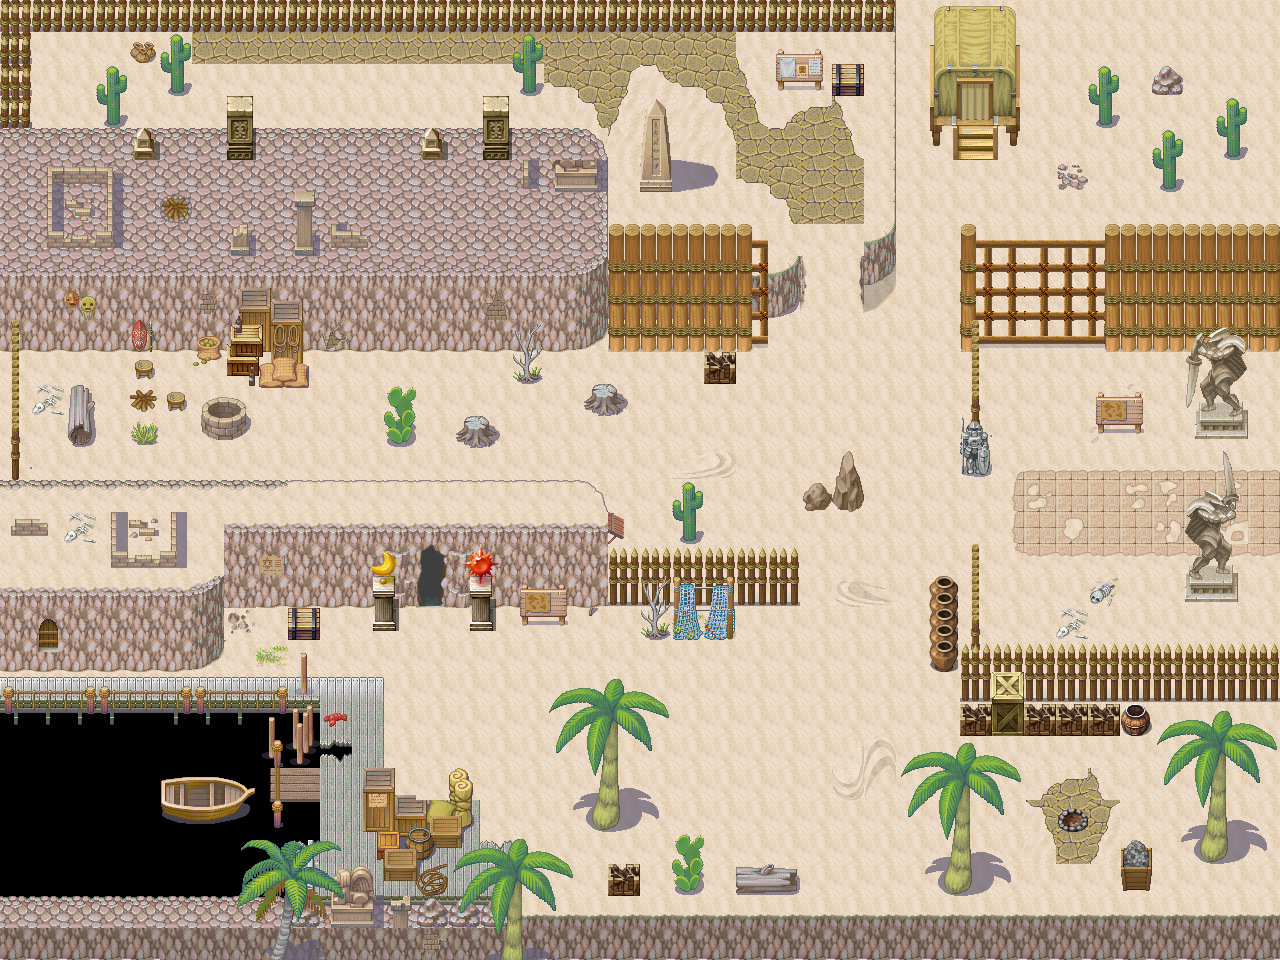

A level layout from a 2D game, rendered from its tile map. Below: a short description, then the map file with tile-grid data replaced by summaries:
An orthogonal 40x30 tile map with 32x32 px tiles, 5 tile layers (Background, Foreground, Foreground, Cover, ...), 4 tilesets and 190 objects (7x nietoperz, 2x galicja, 2x plaza, 2x lochy, 2x Wygnaniec, ...).

<map version="1.0" orientation="orthogonal" renderorder="right-down" width="40" height="30" tilewidth="32" tileheight="32">
 <properties>
  <property name="daylight" value="true" />
  <property name="level" value="pustynia" />
  <property name="music" value="pustynia.ogg" />
  <property name="parent" value="pustynia" />
 </properties>
 <tileset firstgid="1" name="tileset_1_rpgmaker_xp_by_mataraelfay-d4hnete" tilewidth="32" tileheight="32">
  <image source="../tilesets/tileset_1_rpgmaker_xp_by_mataraelfay-d4hnete.png" width="256" height="6000" />
 </tileset>
 <tileset firstgid="1497" name="worldmap inquisitor" tilewidth="32" tileheight="32">
  <image source="../tilesets/worldmap inquisitor.gif" width="482" height="256" />
 </tileset>
 <tileset firstgid="1617" name="tileset_3_rpg_maker_xp_by_mataraelfay-d4hnezn" tilewidth="32" tileheight="32">
  <image source="../tilesets/tileset_3_rpg_maker_xp_by_mataraelfay-d4hnezn.png" width="256" height="8192" />
 </tileset>
 <tileset firstgid="3665" name="tilesetfix" tilewidth="32" tileheight="32">
  <image source="../tilesets/tilesetfix.png" width="256" height="2518" />
 </tileset>
 <layer name="Background" width="40" height="30">
  <data>[1200 cells, 1142 non-empty, 62 distinct tile ids]</data>
 </layer>
 <layer name="Foreground" width="40" height="30">
  <data>[1200 cells, 369 non-empty, 87 distinct tile ids]</data>
 </layer>
 <objectgroup name="Object">
  <object name="grota2" gid="250" x="416" y="608" />
  <object name="grota1" gid="242" x="416" y="576" />
 </objectgroup>
 <layer name="Foreground" width="40" height="30">
  <data>[1200 cells, 221 non-empty, 147 distinct tile ids]</data>
 </layer>
 <layer name="Cover" width="40" height="30">
  <data>[1200 cells, 231 non-empty, 100 distinct tile ids]</data>
 </layer>
 <layer name="Cover" width="40" height="30">
  <data>[1200 cells, 26 non-empty, 11 distinct tile ids]</data>
 </layer>
 <objectgroup name="Collision">
  <object x="0" y="704" width="272" height="272" />
  <object x="272" y="704" width="48" height="64" />
  <object x="272" y="800" width="48" height="160" />
  <object x="320" y="912" width="960" height="48" />
  <object x="320" y="896" width="192" height="16" />
  <object x="360" y="800" width="112" height="32" />
  <object x="376" y="832" width="56" height="32" />
  <object x="432" y="832" width="32" height="16" />
  <object x="384" y="864" width="32" height="16" />
  <object x="592" y="768" width="32" height="64" />
  <object x="944" y="832" width="32" height="64" />
  <object x="1200" y="800" width="32" height="64" />
  <object x="1120" y="856" width="32" height="32" />
  <object x="0" y="504" width="224" height="168" />
  <object x="224" y="504" width="192" height="104" />
  <object x="608" y="576" width="192" height="32" />
  <object x="640" y="608" width="96" height="32" />
  <object x="520" y="608" width="48" height="16" />
  <object x="288" y="608" width="32" height="24" />
  <object x="672" y="864" width="32" height="32" />
  <object x="608" y="864" width="32" height="32" />
  <object x="736" y="864" width="64" height="32" />
  <object x="960" y="672" width="192" height="64" />
  <object x="1152" y="672" width="128" height="32" />
  <object x="928" y="576" width="32" height="96" />
  <object x="968" y="576" width="16" height="96" />
  <object x="968" y="352" width="16" height="96" />
  <object x="960" y="416" width="32" height="64" />
  <object x="1096" y="416" width="48" height="32" />
  <object x="1184" y="560" width="56" height="48" />
  <object x="1216" y="352" width="64" height="32" />
  <object x="960" y="320" width="320" height="32" />
  <object x="1152" y="64" width="32" height="32" />
  <object x="928" y="32" width="96" height="96" />
  <object x="928" y="128" width="16" height="16" />
  <object x="1008" y="128" width="16" height="16" />
  <object x="832" y="64" width="32" height="32" />
  <object x="640" y="160" width="32" height="32" />
  <object x="608" y="256" width="160" height="96" />
  <object x="768" y="256" width="32" height="64" />
  <object x="888" y="0" width="8" height="288" />
  <object x="864" y="232" width="24" height="56" />
  <object x="512" y="64" width="32" height="32" />
  <object x="168" y="64" width="16" height="32" />
  <object x="104" y="96" width="16" height="32" />
  <object x="680" y="512" width="16" height="32" />
  <object x="1096" y="96" width="16" height="32" />
  <object x="1160" y="160" width="16" height="32" />
  <object x="1224" y="128" width="16" height="32" />
  <object x="800" y="480" width="64" height="32" />
  <object x="584" y="384" width="40" height="32" />
  <object x="512" y="352" width="32" height="32" />
  <object x="456" y="416" width="40" height="32" />
  <object x="384" y="416" width="32" height="32" />
  <object x="224" y="352" width="32" height="24" />
  <object x="168" y="392" width="16" height="16" />
  <object x="136" y="360" width="16" height="16" />
  <object x="32" y="360" width="32" height="24" />
  <object x="64" y="384" width="32" height="64" />
  <object x="8" y="352" width="16" height="152" />
  <object x="0" y="0" width="32" height="128" />
  <object x="32" y="0" width="864" height="32" />
  <object x="704" y="352" width="32" height="32" />
  <object x="1192" y="400" width="56" height="48" />
  <object x="256" y="352" width="56" height="24" />
  <object x="200" y="408" width="48" height="32">
   <ellipse />
  </object>
  <object x="0" y="128" width="32" height="224" />
  <object x="32" y="160" width="576" height="192" />
  <object x="776" y="64" width="48" height="32" />
  <object x="608" y="608" width="32" height="32" />
  <object x="416" y="768" width="32" height="32" />
  <object x="272" y="288" width="32" height="32" />
  <object x="32" y="32" width="32" height="32" />
  <object x="704" y="32" width="32" height="32" />
  <object x="1088" y="160" width="32" height="32" />
  <object x="1024" y="384" width="32" height="32" />
  <object x="1024" y="544" width="32" height="32" />
  <object x="736" y="224" width="32" height="32" />
  <object x="448" y="504" width="160" height="104" />
  <object x="416" y="504" width="32" height="72" />
  <object x="376" y="608" width="16" height="24" />
  <object x="472" y="608" width="16" height="24" />
  <object x="296" y="672" width="16" height="32" />
  <object x="1248" y="864" width="32" height="32" />
 </objectgroup>
 <objectgroup name="Portal">
  <object name="main" x="288" y="784" width="32" height="8" />
  <object name="galicja" x="1233" y="479" width="25" height="18" />
  <object name="plaza" x="2" y="696" width="36" height="3" />
  <object name="lochy" x="416" y="616" width="32" height="16" />
 </objectgroup>
 <objectgroup name="Trigger">
  <object name="galicja" x="1264" y="360" width="16" height="288" />
  <object name="plaza" x="-1" y="667" width="8" height="34" />
  <object name="lochy" x="416" y="576" width="32" height="16" />
  <object name="skrzynia" x="256" y="608" width="96" height="64" />
  <object name="skrzynia_roza" x="824" y="56" width="48" height="48" />
  <object name="zaklecie" x="400" y="608" width="64" height="40" />
 </objectgroup>
 <objectgroup name="Animation">
  <object x="0" y="704" width="32" height="32">
   <properties>
    <property name="file" value="woda.ani" />
   </properties>
  </object>
  <object x="32" y="704" width="32" height="32">
   <properties>
    <property name="file" value="woda.ani" />
   </properties>
  </object>
  <object x="64" y="704" width="32" height="32">
   <properties>
    <property name="file" value="woda.ani" />
   </properties>
  </object>
  </objectgroup>
 <objectgroup name="Enemies" />
 <objectgroup name="Light">
  <!-- 11 objects omitted --></objectgroup>
 <objectgroup name="Npc">
  <!-- 9 objects omitted --></objectgroup>
 <objectgroup name="NpcPaths">
  <!-- 2 objects omitted --></objectgroup>
</map>
<!-- 91 of 190 objects omitted -->
